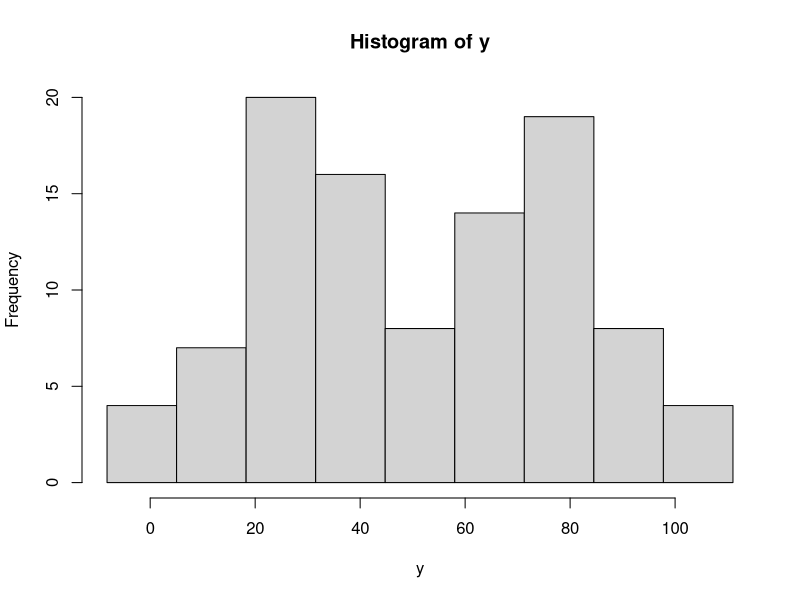
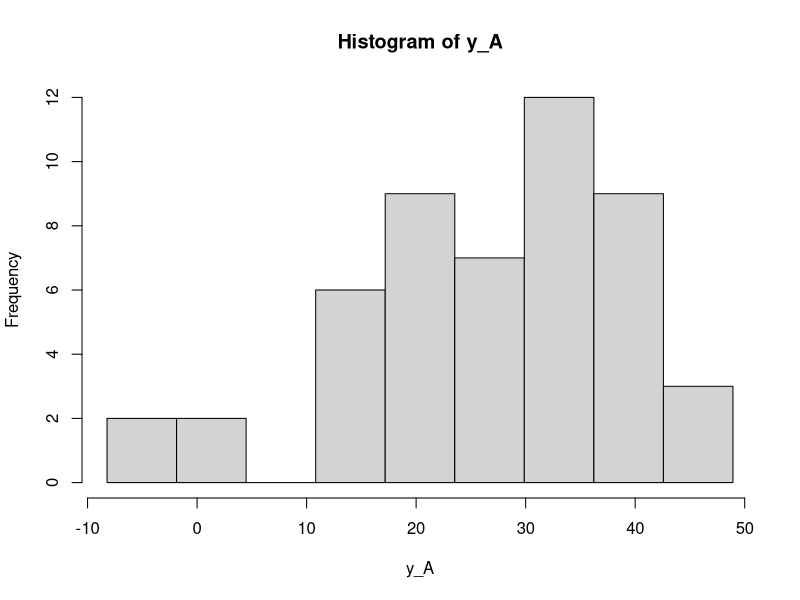
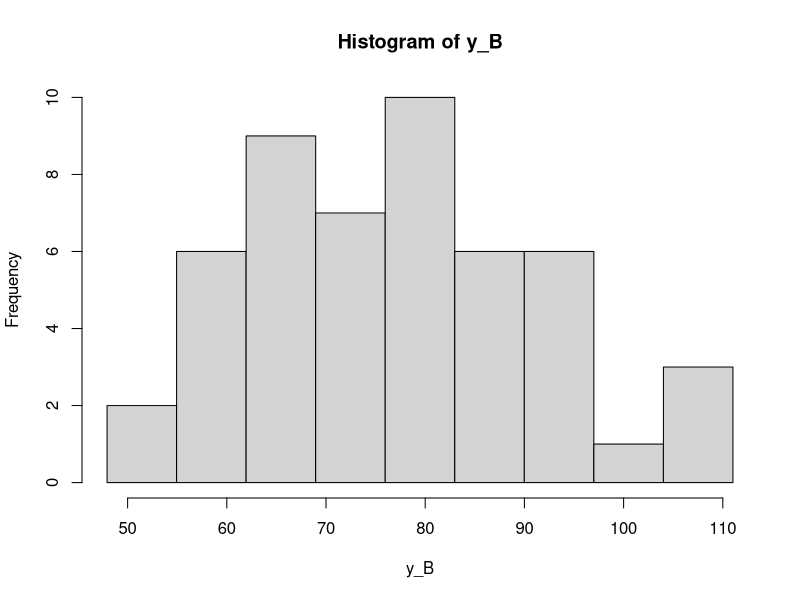
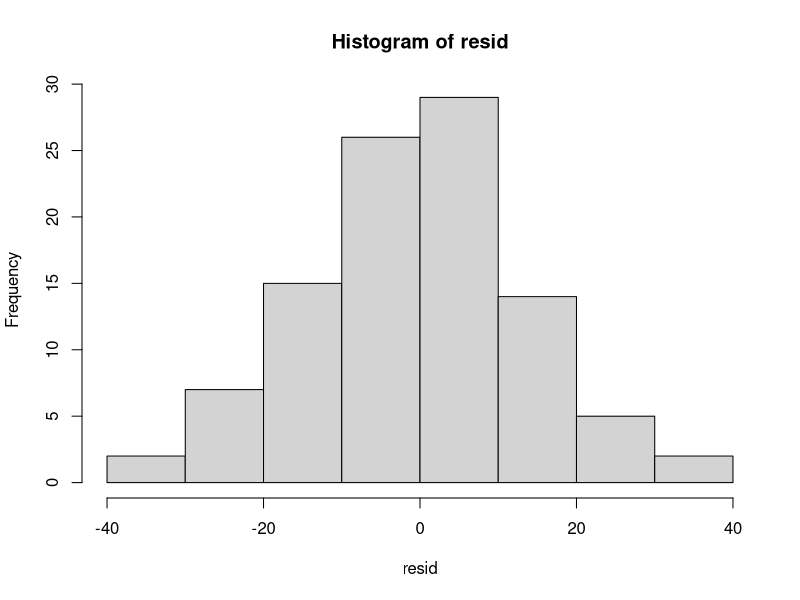
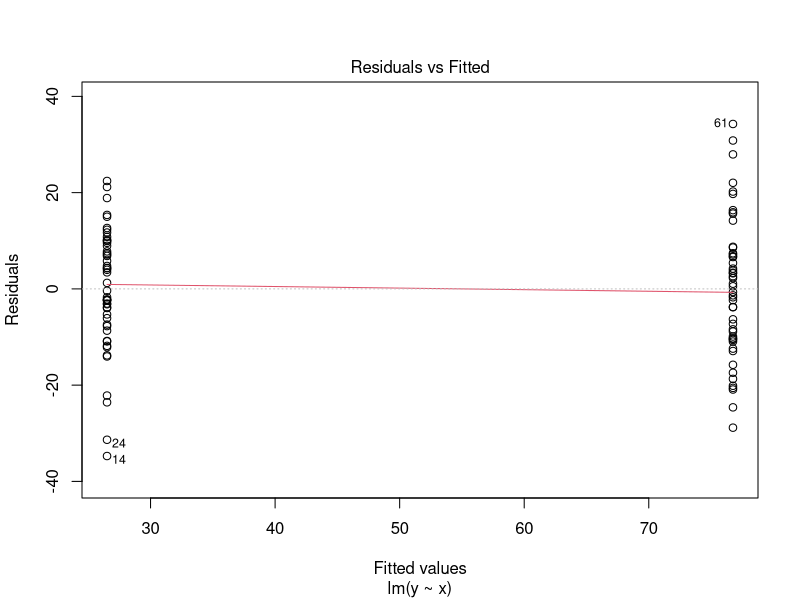
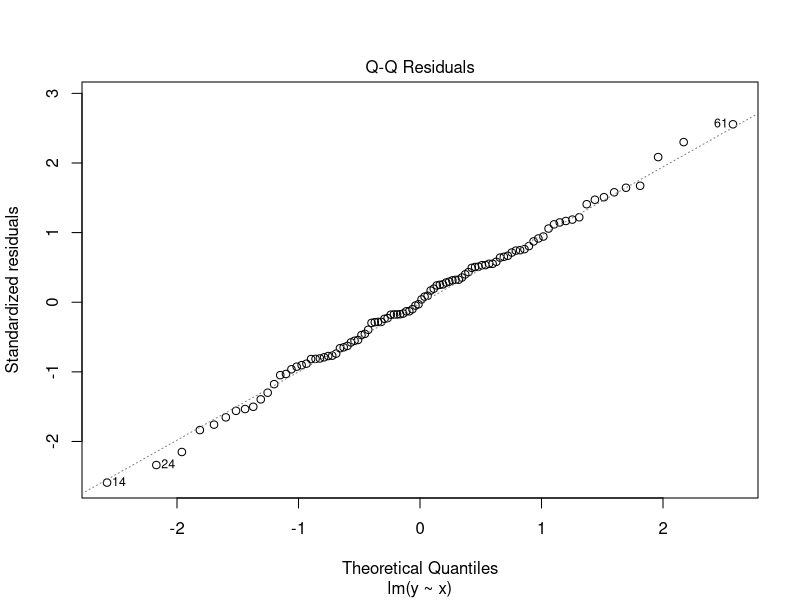
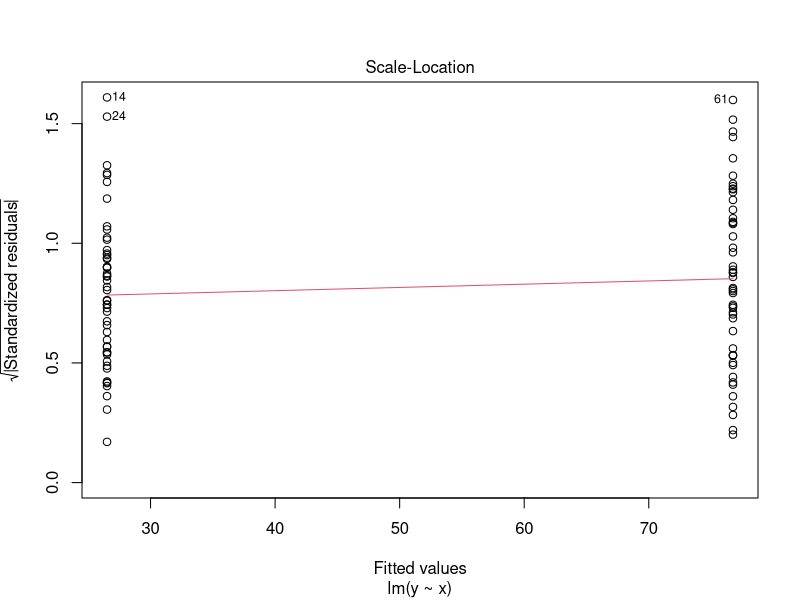
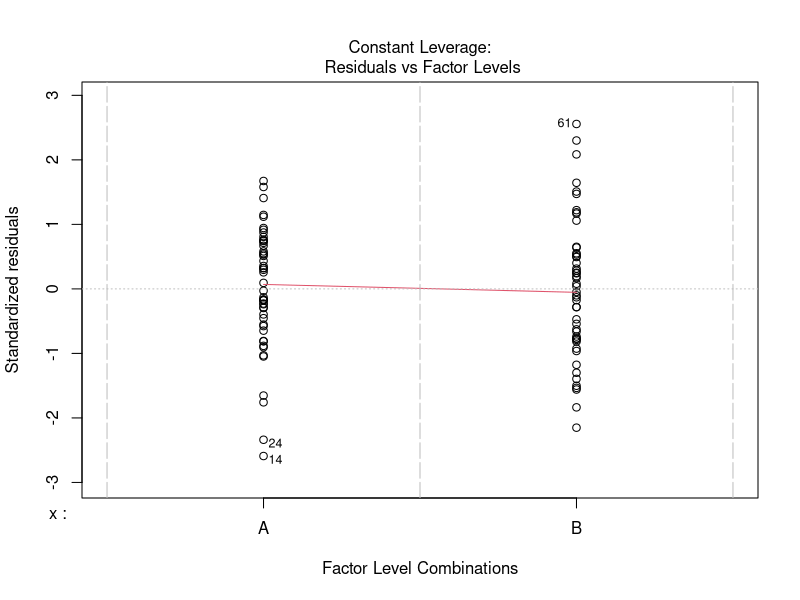

Write R code to recreate these figures, in order.
## ---- chunk 1
set.seed(1)
y_A <- rnorm(n = 50, mean = 25, sd = 15)
y_B <- rnorm(n = 50, mean = 75, sd = 15)

y <- c(y_A, y_B)

x <- c(rep("A", 50), rep("B", 50))
## ---- chunk 2
hist(y, breaks = seq(from = min(y), to = max(y), length.out = 10))
## ---- chunk 3
shapiro.test(y)
## ---- chunk 4
hist(y_A, breaks = seq(from = min(y_A), to = max(y_A), length.out = 10))

shapiro.test(y_A)
## ---- chunk 5
hist(y_B, breaks = seq(from = min(y_B), to = max(y_B), length.out = 10))

shapiro.test(y_B)
## ---- chunk 6
mod <- lm(y~x)
resid <- residuals(mod)

hist(resid)
shapiro.test(resid)
## ---- chunk 7
plot(mod)
## ---- chunk 8
wrong_x <- rep(c("A","B"),50)

mod_wrong <- lm(y ~ wrong_x)

wrong_resid <- residuals(mod_wrong)

hist(wrong_resid)
shapiro.test(wrong_resid)

plot(mod_wrong)
## ---- chunk 9
anova(mod)
## ---- chunk 10
anova(mod_wrong)
